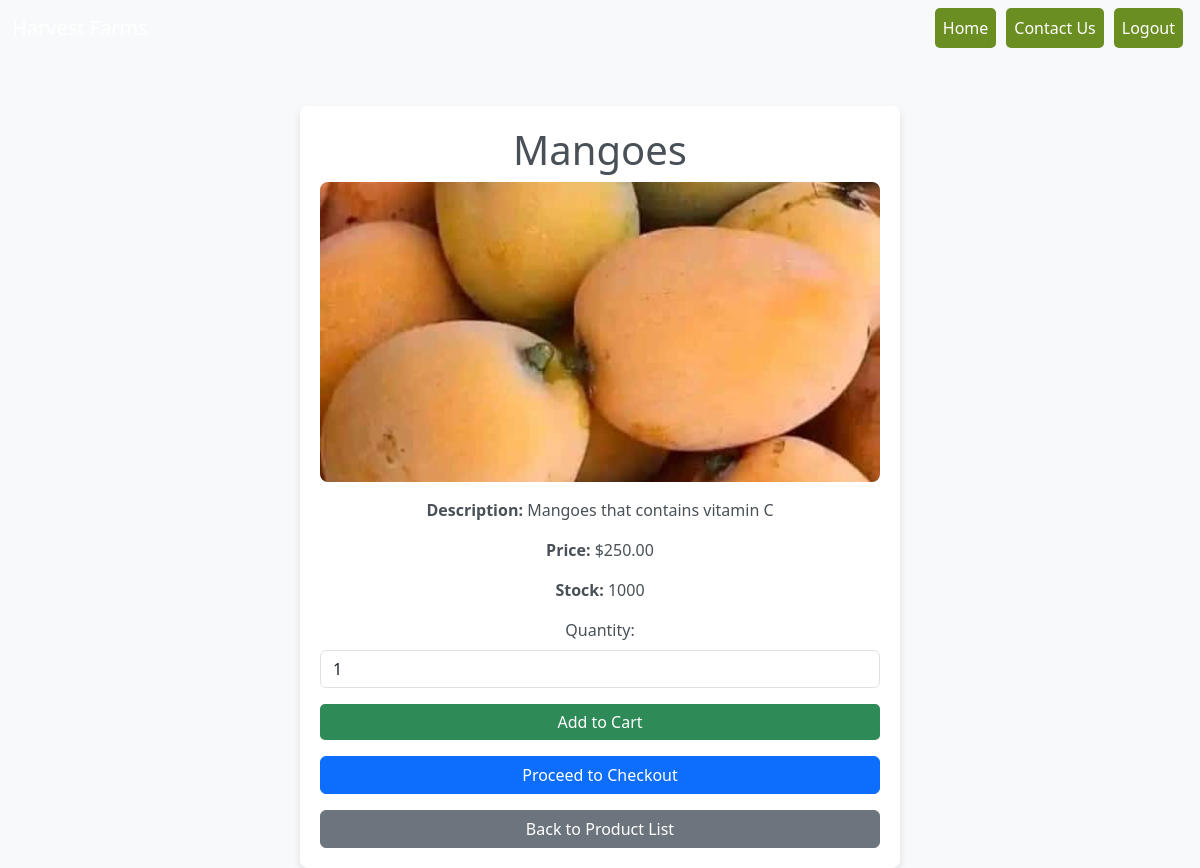
The app's page /shop/product/mangoes/ with its own data.
### shop/models.py (models this page shows, shortened)
class Product(models.Model):
    category = models.ForeignKey(Category, on_delete=models.CASCADE, related_name="products")
    name = models.CharField(max_length=200)
    slug = models.SlugField(unique=True ,blank=True)
    description = models.TextField()
    price = models.DecimalField(max_digits=10, decimal_places=2)
    stock = models.PositiveIntegerField(default=0)
    image = models.ImageField(upload_to="products_image/", blank=True, null=True)
    class Meta:
        ordering = ['name']

### shop/views.py (the view)
# urls.py: path('product/<slug:slug>/', ProductDetailView.as_view(), name='product_detail'),
class ProductDetailView(DetailView):
    model = Product
    template_name = 'shop/product_detail.html'  # Specify your template file
    context_object_name = 'product'

### shop/templates/shop/product_detail.html (shortened to what this page needs)
<!DOCTYPE html>
<html lang="en">
<head>
    <link href="https://cdn.jsdelivr.net/npm/bootstrap@5.3.0/dist/css/bootstrap.min.css" rel="stylesheet">
</head>
<body>
    <header>
        <nav class="navbar navbar-expand-lg bg-dark-green navbar-dark">
            <div class="container-fluid">
                <a class="navbar-brand" href="{% url 'home' %}">Harvest Farms</a>
                <div class="collapse navbar-collapse" id="navbarNav">
                    <ul class="navbar-nav ms-auto">
                        <li class="nav-item">
                            <a class="nav-link" href="{% url 'home' %}">Home</a>
                        </li>
                        <li class="nav-item">
                            <a class="nav-link" href="{% url 'contact:contact_form' %}">Contact Us</a>
                        </li>
                        <li class="nav-item">
                            <a class="nav-link" href="{% url 'home' %}">Logout</a>
                        </li>
                    </ul>
                </div>
            </div>
        </nav>
    </header>
    <div class="container text-center">
        <h1>{{ product.name }}</h1>
        {% if product.image %}
            <img src="{{ product.image.url }}" alt="{{ product.name }}">
        {% endif %}
        <p class="mt-3"><strong>Description:</strong> {{ product.description }}</p>
        <p><strong>Price:</strong> ${{ product.price }}</p>
        <p><strong>Stock:</strong> {{ product.stock }}</p>
        <form method="POST" action="{% url 'cart:add_to_cart' product.id %}">
            <div class="mb-3">
                <label for="quantity" class="form-label">Quantity:</label>
                <input type="number" name="quantity" id="quantity" value="1" min="1" max="{{ product.stock }}" class="form-control">
            </div>
                 <button type="submit" class="btn btn-custom w-100 mb-3">Add to Cart</button>
        </form>
        <a href="{% url 'cart:checkout' %}" class="btn btn-primary w-100 mb-3">Proceed to Checkout</a>
        <a href="{% url 'shop:product_list' %}" class="btn btn-secondary w-100">Back to Product List</a>
    </div>
</body>
</html>

### shop/templates/shop/product_detail.html (style rules this page uses)
body { background-color: #f8f9fa; color: #495057; }
.container { max-width: 600px; margin-top: 50px; background-color: #ffffff; padding: 20px; border-radius: 8px; box-shadow: 0 4px 8px rgba(0, 0, 0, 0.1); }
img { width: 100%; height: 300px; object-fit: cover; border-radius: 8px; }
.btn-custom { background-color: #2e8b57; color: white; border: none; border-radius: 5px; }
.navbar-nav .nav-link { background-color: #6b8e23; color: white !important; border-radius: 5px; padding: 8px 15px; margin: 0 5px; transition: background-color 0.3s, color 0.3s; }

### records on screen
Product: name "Mangoes", image (picture), description "Mangoes that contains vitamin C", price "250.00", stock "1000"
